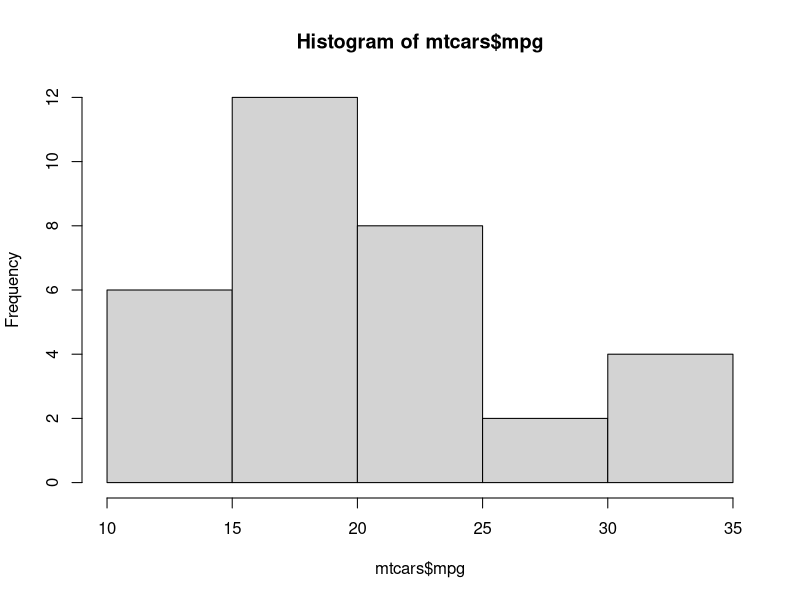
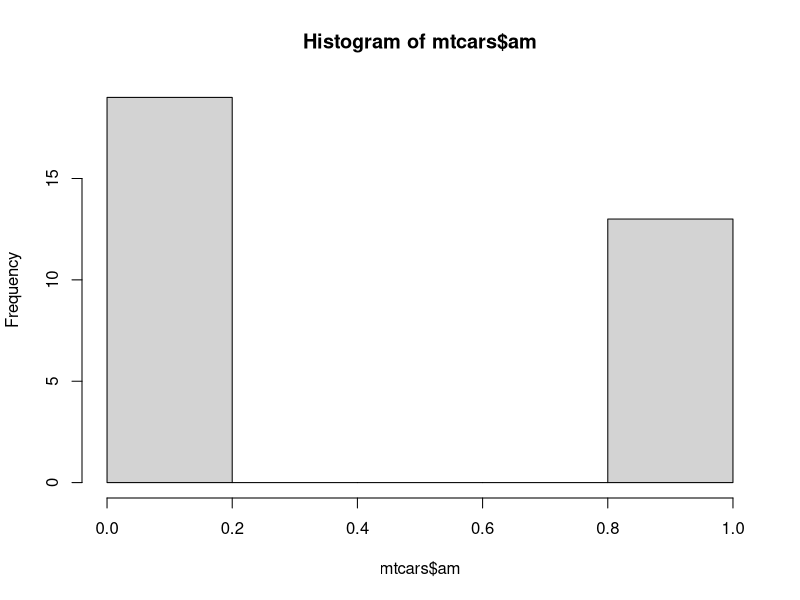
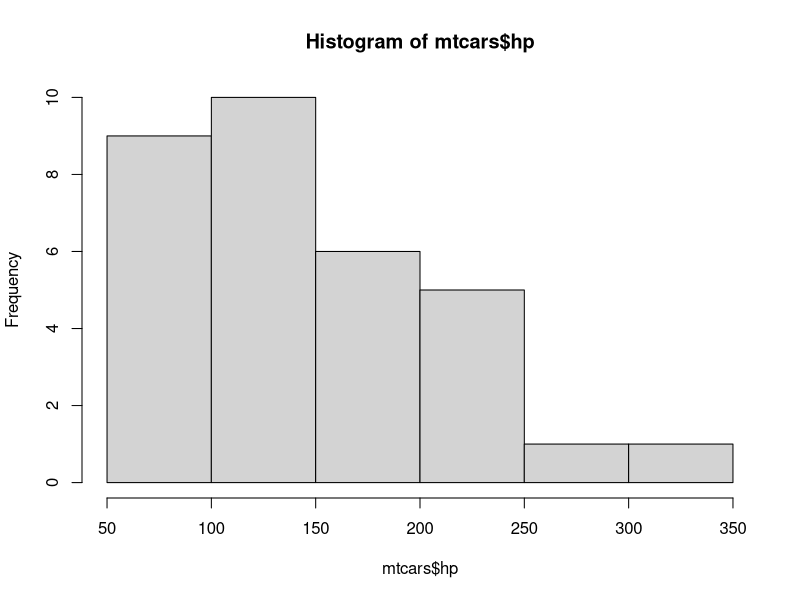
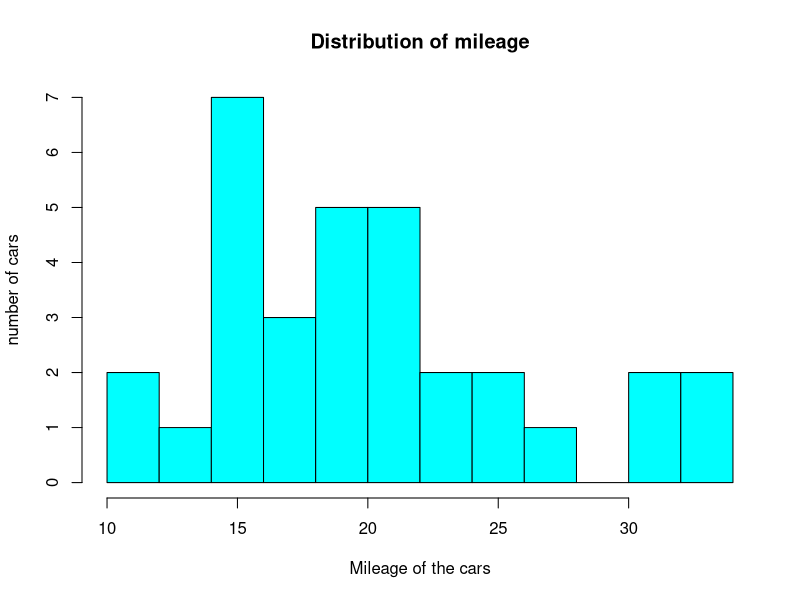
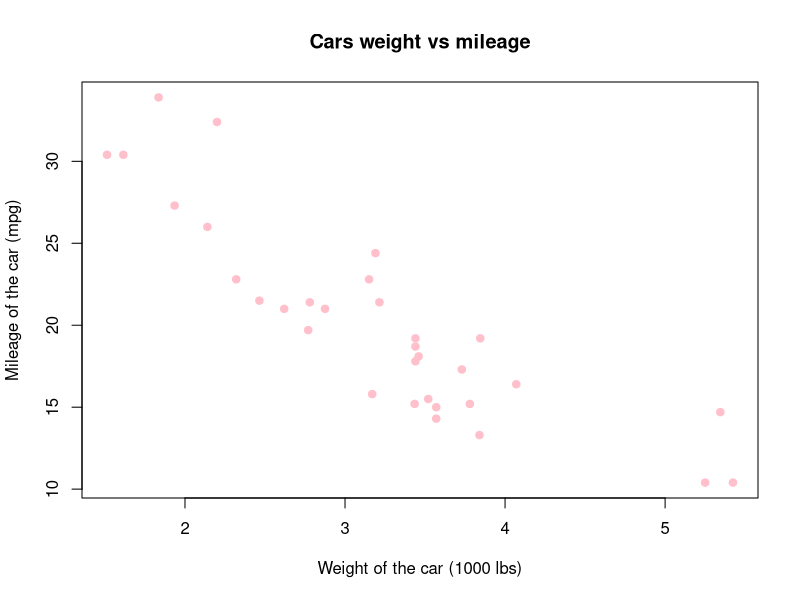
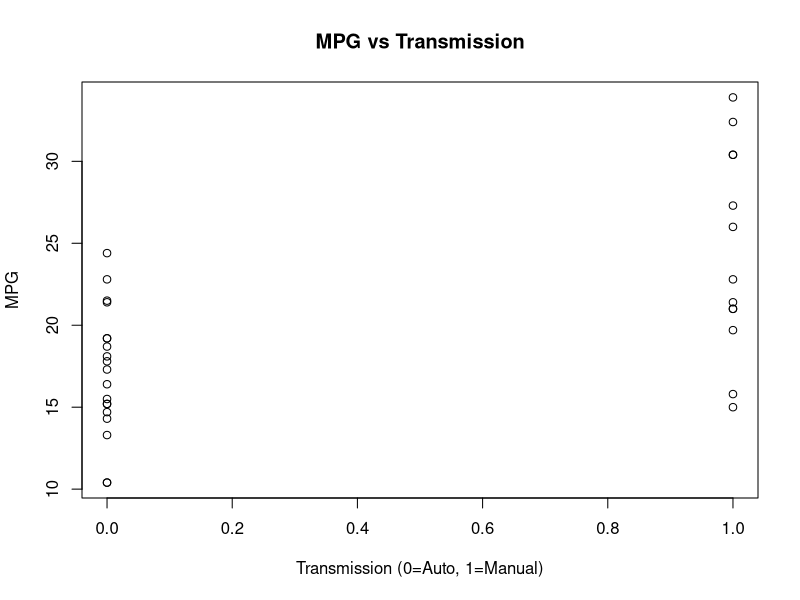

Reproduce these figures in R, in order.
# ==============================================================================
# Lab 06: Descriptive Statistics and Plotting on mtcars
# ==============================================================================
# Focus: Descriptive statistical indicators (mean, sd, range), logical counting,
# data-frame row filtering, and base R graphical charts (histograms, scatter).
# ==============================================================================

# Load mtcars dataset
data(mtcars)
# View(mtcars)
head(mtcars)
tail(mtcars)
colnames(mtcars)
rownames(mtcars)

# 1. Base Summaries
min(mtcars$mpg)
max(mtcars$mpg)
max(mtcars)
max(mtcars$wt)
min(mtcars$wt)

mean(mtcars$mpg)
median(mtcars$mpg)
var(mtcars$mpg)
sd(mtcars$mpg)
range(mtcars$mpg)

# 2. Logical Counting and Summing
sum(mtcars$mpg > 20 & mtcars$hp > 100)
sum(mtcars$cyl == 4)
sum(mtcars$cyl == 6)
sum(mtcars$cyl == 8)

mean(mtcars$hp)
sum(mtcars$hp <= 100)
range(mtcars$hp)
sd(mtcars$hp)

sum(mtcars$am == 1)
sum(mtcars$am == 0)

table(mtcars$am)
max(mtcars$gear)
table(mtcars$gear)

# 3. Filtering and Slicing mtcars
print("=== Cars with MPG > 20 and HP > 100 ===")
  for (i in 1:nrow(mtcars)) {
      if (mtcars$mpg[i] > 20 & mtcars$hp[i] > 100) {
          print(rownames(mtcars)[i])
      }
  }

# BUG FIXED: Added the missing trailing comma inside the matrix indexing slice bracket.
# R requires df[row_filter, ] to slice rows. Without the comma, it throws a subsetting crash.
filtered_cars <- mtcars[mtcars$mpg > 20 & mtcars$hp < 150 | mtcars$cyl == 6, ]
print("=== Filtered Row-Slices ===")
print(head(filtered_cars))

# 4. Exploratory Visualizations
# Histograms
hist(mtcars$mpg)
hist(mtcars$am)
hist(mtcars$hp)

# Styled Histogram
hist(mtcars$mpg,
     breaks = 10,
     border = "black",
     col = "cyan",
     main = "Distribution of mileage",
     ylab = "number of cars",
     xlab = "Mileage of the cars")

# Scatter plots
plot(mtcars$wt, mtcars$mpg,
     main = "Cars weight vs mileage",
     xlab = "Weight of the car (1000 lbs)",
     ylab = "Mileage of the car (mpg)",
     col = "pink",
     pch = 19)

# Plot mpg vs am
plot(mtcars$am, mtcars$mpg,
     main = "MPG vs Transmission",
     xlab = "Transmission (0=Auto, 1=Manual)",
     ylab = "MPG")
